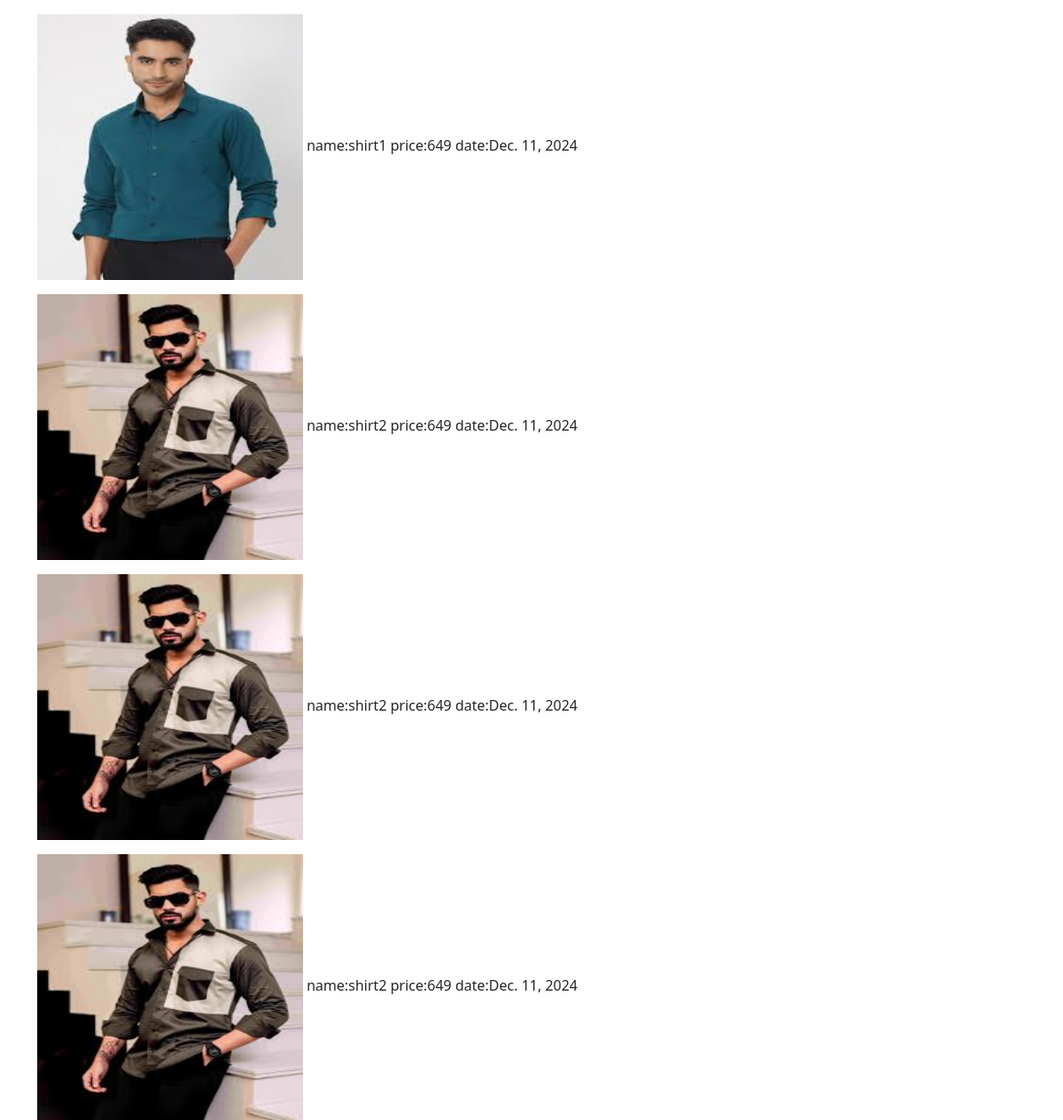
Screenshot of /view_bookings (signed in) with the database file from the repository.
### app/models.py (models this page shows)
class Buy(models.Model):
    user=models.ForeignKey(User,on_delete=models.CASCADE)
    product=models.ForeignKey(products,on_delete=models.CASCADE)
    price=models.IntegerField()
    date=models.DateField(auto_now_add=True)

class products(models.Model):
    pro_id=models.TextField()
    name=models.TextField()
    price=models.IntegerField()
    offer_price=models.IntegerField()
    img=models.FileField()

### app/views.py (the view)
# urls.py: path('view_bookings',views.view_bookings)
def view_bookings(req):
    user=User.objects.get(username=req.session['user'])
    data=Buy.objects.filter(user=user)[::-1]
    return render(req,'user/view_bookings.html',{'data':data})

### templates/user/view_bookings.html (shortened to what this page needs)
<!DOCTYPE html>
<html lang="en">
<head>
    <link href="https://cdn.jsdelivr.net/npm/bootstrap@5.3.3/dist/css/bootstrap.min.css" rel="stylesheet">
</head>
<body>
    <div class="container">
        <div class="row">
            {% for i in data %}
            <div class="col-lg-12 mt-3">
                <img src="{{i.product.img.url}}" alt="" style="width: 300px;height: 300px;">
                name:{{i.product.name}}
                price:{{i.price}}
                date:{{i.date}}
            </div>
            {% endfor %}
        </div>
    </div>
</body>
</html>

### rows the page displays
Buy: product.img (picture), product.name "shirt1", price "649", date "Dec. 11, 2024"
Buy: product.img (picture), product.name "shirt2", price "649", date "Dec. 11, 2024"
Buy: product.img (picture), product.name "shirt2", price "649", date "Dec. 11, 2024"
Buy: product.img (picture), product.name "shirt2", price "649", date "Dec. 11, 2024"
